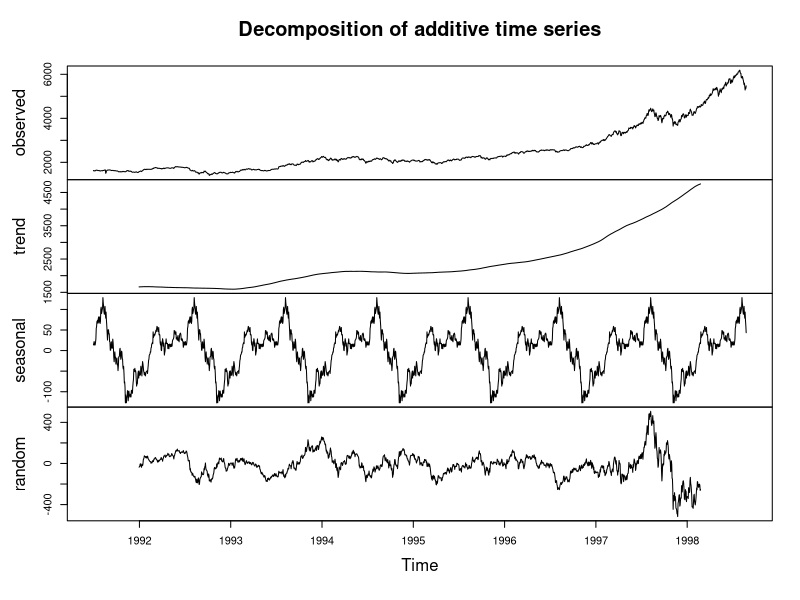
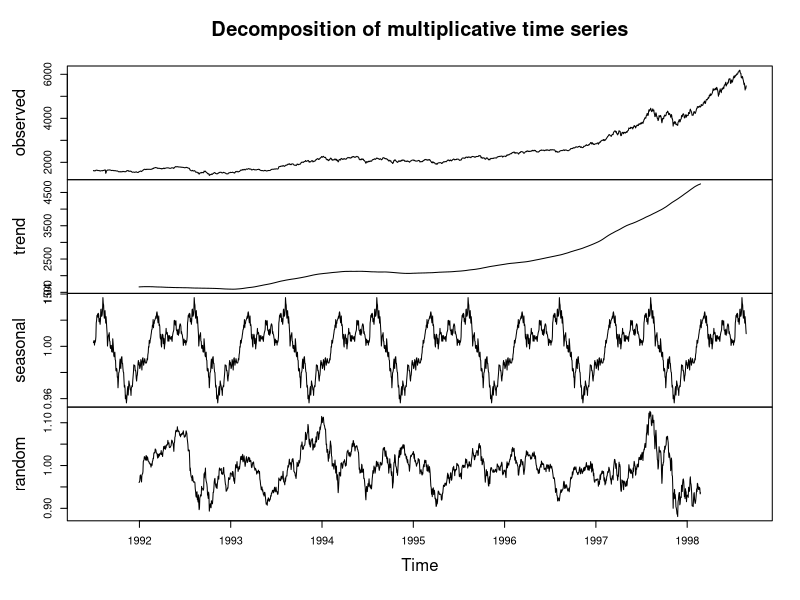
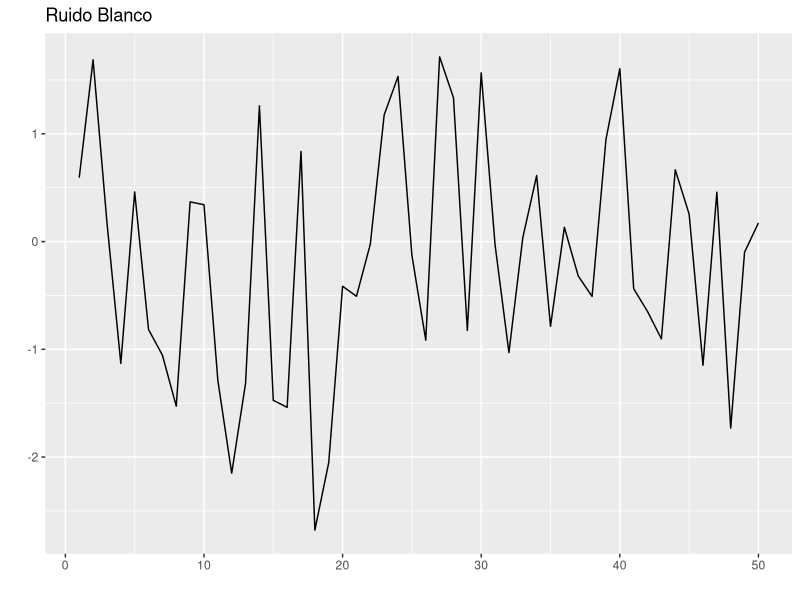
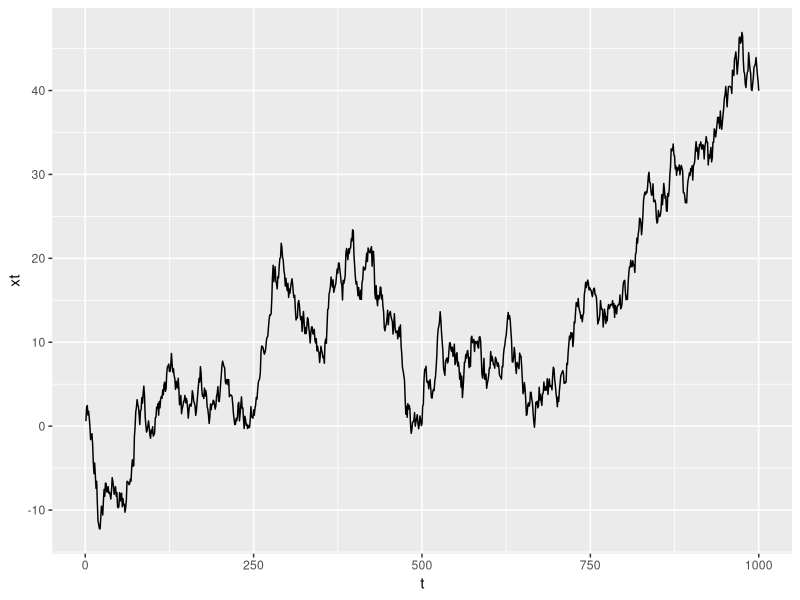
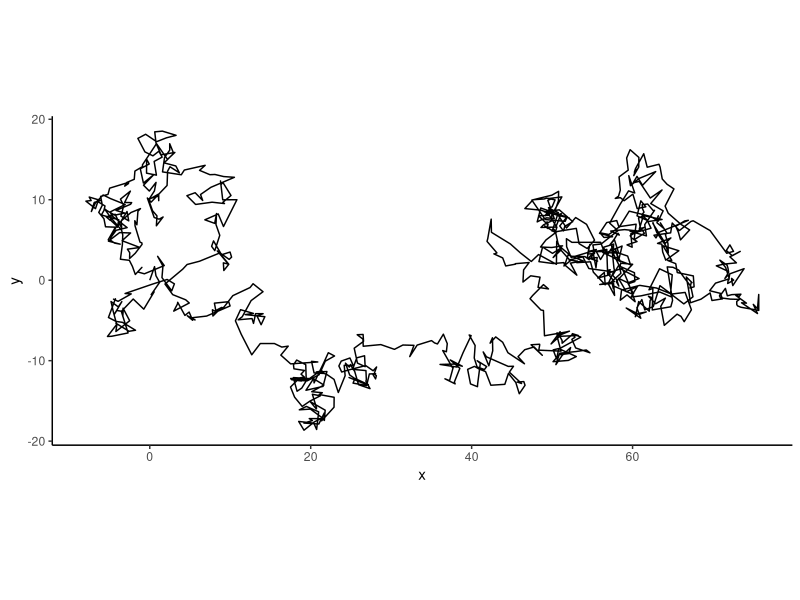
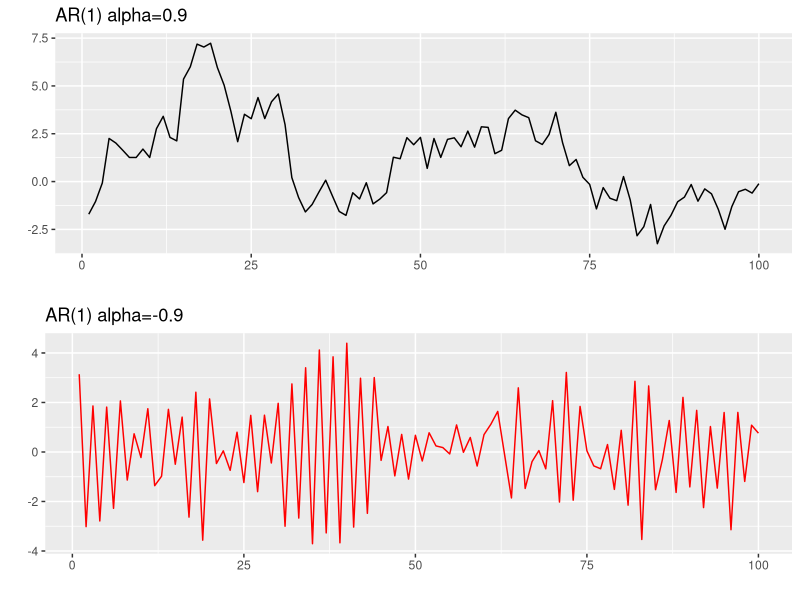
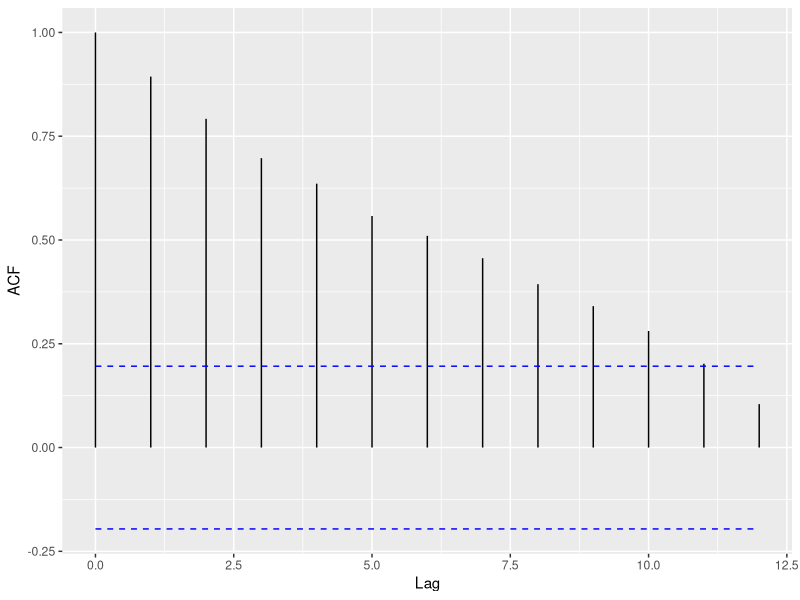
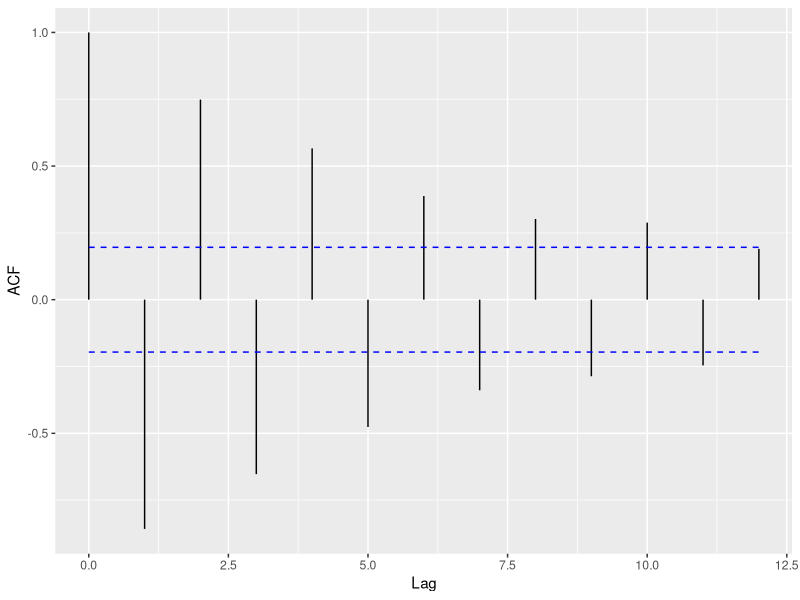

Write the R code that produced these figures, in order.
## ---- chunk 1
knitr::opts_chunk$set(cache=TRUE)
knitr::opts_chunk$set(fig.path='figs/')
knitr::opts_chunk$set(cache.path='cache/')

knitr::opts_chunk$set(
                  fig.process = function(x) {
                      x2 = sub('-\\d+([.][a-z]+)$', '\\1', x)
                      if (file.rename(x, x2)) x2 else x
                      }
                  )
library(tidyverse)
## ---- chunk 2
tsData <- EuStockMarkets[, 1] 
decomposedRes2 <- decompose(tsData, type="additive")
plot(decomposedRes2)
## ---- chunk 3
decomposedRes1 <- decompose(tsData, type="mult") 
plot(decomposedRes1)
## ---- chunk 4
library(ggplot2)
library(ggfortify)
library(gridExtra)
set.seed(414)
y <- ts(rnorm(50))
## ---- chunk 5
autoplot(y) + ggtitle("Ruido Blanco")
## ---- chunk 6
set.seed(414)
random_walk <- function(number=1000){
  data.frame(x = rnorm(number),
             t = c(1:1000)) %>%
    mutate(xt = cumsum(x))
}
p <- ggplot() + aes(x = t, y = xt)
## ---- chunk 7
p + geom_line(data = random_walk())
## ---- chunk 8
set.seed(414)
Xt = 0; Yt = 0
for (i in 2:1000)
{
  Xt[i] = Xt[i-1] + rnorm(1,0,1)
  Yt[i] = Yt[i-1] + rnorm(1,0,1)
}
df <- data.frame(x = Xt, y = Yt)
## ---- chunk 9
ggplot(df, aes(x=x, y=y)) + geom_path() + theme_classic()+
  coord_fixed(1)
## ---- chunk 10
set.seed(414)
ar1_a<-arima.sim(list(order=c(1,0,0), ar=.9), n=100)
ar1_b<-arima.sim(list(order=c(1,0,0), ar=-.9), n=100)
p1<-autoplot(ar1_a, ts.colour = 'black', main = 'AR(1) alpha=0.9')
p2<-autoplot(ar1_b, ts.colour = 'red', main = 'AR(1) alpha=-0.9')
## ---- chunk 11
grid.arrange(p1, p2, nrow = 2)
## ---- chunk 12
autoplot(acf(ar1_a, lag.max = 12,plot=FALSE))
## ---- chunk 13
autoplot(acf(ar1_b, lag.max = 12,plot=FALSE))
## ---- chunk 14
library(ggfortify)
set.seed(414)
ar2_a<-arima.sim(model=list(ar=c(1.3,-.4)),100)
ar2_b<-arima.sim(model=list(ar=c(.8,-.7)),100)
plot_1<-autoplot(ar2_a, ts.colour = 'red',
                 ts.linetype = 'dashed', main = 'AR(2) ar=c(1.3,-.4)')
plot_2<-autoplot(ar2_b, ts.colour = 'red',
                 ts.linetype = 'dashed', main = 'AR(2) ar=c(.8,-.7)')
## ---- chunk 15
plot_1
## ---- chunk 16
plot_2
## ---- chunk 17
ar2_c<-arima.sim(model=list(ar=c(1.2,-.32)),100)
plot_3<-autoplot(ar2_c, ts.colour = 'black',
                 main = 'AR(2) ar=c(1.2,-.32)')
## ---- chunk 18
plot_3
## ---- chunk 19
plot_3
## ---- chunk 20
autoplot(acf(ar2_c, plot=FALSE))
## ---- chunk 21
autoplot(pacf(ar2_c,plot=FALSE))
## ---- chunk 22
ma1 <- arima.sim(n = 100, list(ma=0.8))
plot_4<-autoplot(ma1, ts.colour = 'black', main = 'MA(1) theta=0.8')
## ---- chunk 23
plot_4
## ---- chunk 24
autoplot(acf(ma1,plot=FALSE))
## ---- chunk 25
autoplot(pacf(ma1,plot=FALSE))
